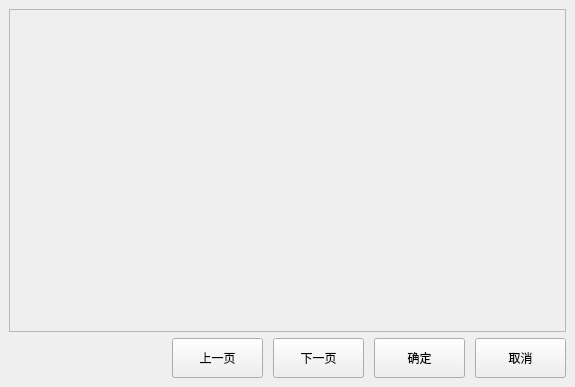
<?xml version="1.0" encoding="UTF-8"?>
<ui version="4.0">
 <class>operid_view</class>
 <widget class="QDialog" name="operid_view">
  <property name="geometry">
   <rect>
    <x>0</x>
    <y>0</y>
    <width>575</width>
    <height>387</height>
   </rect>
  </property>
  <property name="windowTitle">
   <string>Dialog</string>
  </property>
  <layout class="QVBoxLayout" name="verticalLayout">
   <property name="spacing">
    <number>6</number>
   </property>
   <property name="leftMargin">
    <number>9</number>
   </property>
   <property name="topMargin">
    <number>9</number>
   </property>
   <property name="rightMargin">
    <number>9</number>
   </property>
   <property name="bottomMargin">
    <number>9</number>
   </property>
   <item>
    <widget class="QScrollArea" name="scrollArea_3">
     <property name="verticalScrollBarPolicy">
      <enum>Qt::ScrollBarAlwaysOff</enum>
     </property>
     <property name="horizontalScrollBarPolicy">
      <enum>Qt::ScrollBarAlwaysOff</enum>
     </property>
     <property name="widgetResizable">
      <bool>true</bool>
     </property>
     <widget class="QWidget" name="scrollAreaWidgetContents">
      <property name="geometry">
       <rect>
        <x>0</x>
        <y>0</y>
        <width>555</width>
        <height>319</height>
       </rect>
      </property>
     </widget>
    </widget>
   </item>
   <item>
    <layout class="QHBoxLayout" name="horizontalLayout_9">
     <property name="spacing">
      <number>10</number>
     </property>
     <item>
      <spacer name="horizontalSpacer_5">
       <property name="orientation">
        <enum>Qt::Horizontal</enum>
       </property>
       <property name="sizeHint" stdset="0">
        <size>
         <width>40</width>
         <height>20</height>
        </size>
       </property>
      </spacer>
     </item>
     <item>
      <widget class="QPushButton" name="pushButton_11">
       <property name="sizePolicy">
        <sizepolicy hsizetype="Fixed" vsizetype="Fixed">
         <horstretch>0</horstretch>
         <verstretch>0</verstretch>
        </sizepolicy>
       </property>
       <property name="minimumSize">
        <size>
         <width>91</width>
         <height>40</height>
        </size>
       </property>
       <property name="focusPolicy">
        <enum>Qt::NoFocus</enum>
       </property>
       <property name="text">
        <string>上一页</string>
       </property>
       <property name="outer_stylesheet" stdset="0">
        <string>pushbutton</string>
       </property>
      </widget>
     </item>
     <item>
      <widget class="QPushButton" name="pushButton_12">
       <property name="sizePolicy">
        <sizepolicy hsizetype="Fixed" vsizetype="Fixed">
         <horstretch>0</horstretch>
         <verstretch>0</verstretch>
        </sizepolicy>
       </property>
       <property name="minimumSize">
        <size>
         <width>91</width>
         <height>40</height>
        </size>
       </property>
       <property name="focusPolicy">
        <enum>Qt::NoFocus</enum>
       </property>
       <property name="text">
        <string>下一页</string>
       </property>
       <property name="outer_stylesheet" stdset="0">
        <string>pushbutton</string>
       </property>
      </widget>
     </item>
     <item>
      <widget class="QPushButton" name="pushButton_13">
       <property name="sizePolicy">
        <sizepolicy hsizetype="Fixed" vsizetype="Fixed">
         <horstretch>0</horstretch>
         <verstretch>0</verstretch>
        </sizepolicy>
       </property>
       <property name="minimumSize">
        <size>
         <width>91</width>
         <height>40</height>
        </size>
       </property>
       <property name="focusPolicy">
        <enum>Qt::NoFocus</enum>
       </property>
       <property name="text">
        <string>确定</string>
       </property>
       <property name="outer_stylesheet" stdset="0">
        <string>pushbutton</string>
       </property>
      </widget>
     </item>
     <item>
      <widget class="QPushButton" name="pushButton_14">
       <property name="sizePolicy">
        <sizepolicy hsizetype="Fixed" vsizetype="Fixed">
         <horstretch>0</horstretch>
         <verstretch>0</verstretch>
        </sizepolicy>
       </property>
       <property name="minimumSize">
        <size>
         <width>91</width>
         <height>40</height>
        </size>
       </property>
       <property name="focusPolicy">
        <enum>Qt::NoFocus</enum>
       </property>
       <property name="text">
        <string>取消</string>
       </property>
       <property name="outer_stylesheet" stdset="0">
        <string>pushbutton</string>
       </property>
      </widget>
     </item>
    </layout>
   </item>
  </layout>
 </widget>
 <resources/>
 <connections/>
</ui>
